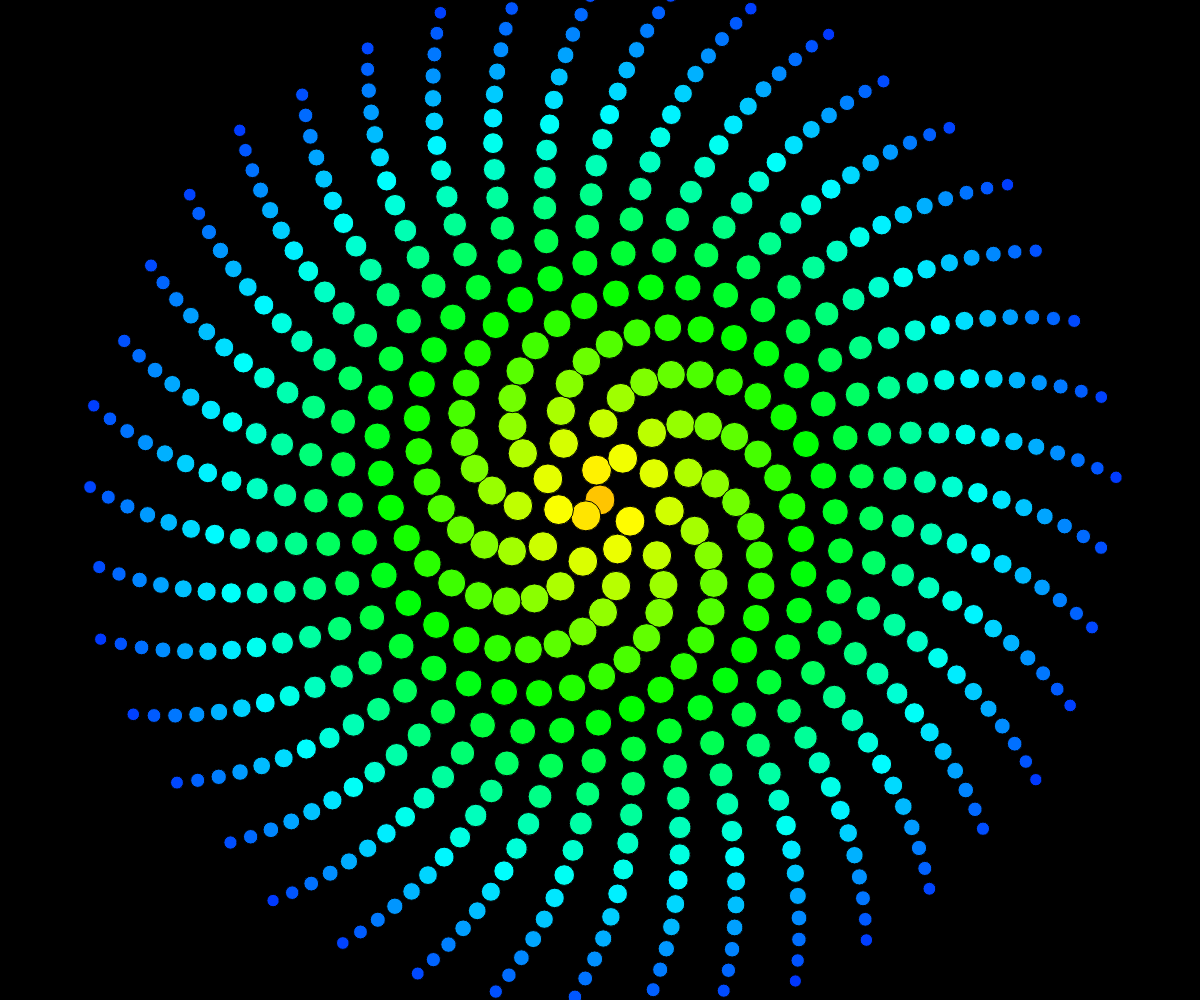
Frame 1 (no input)
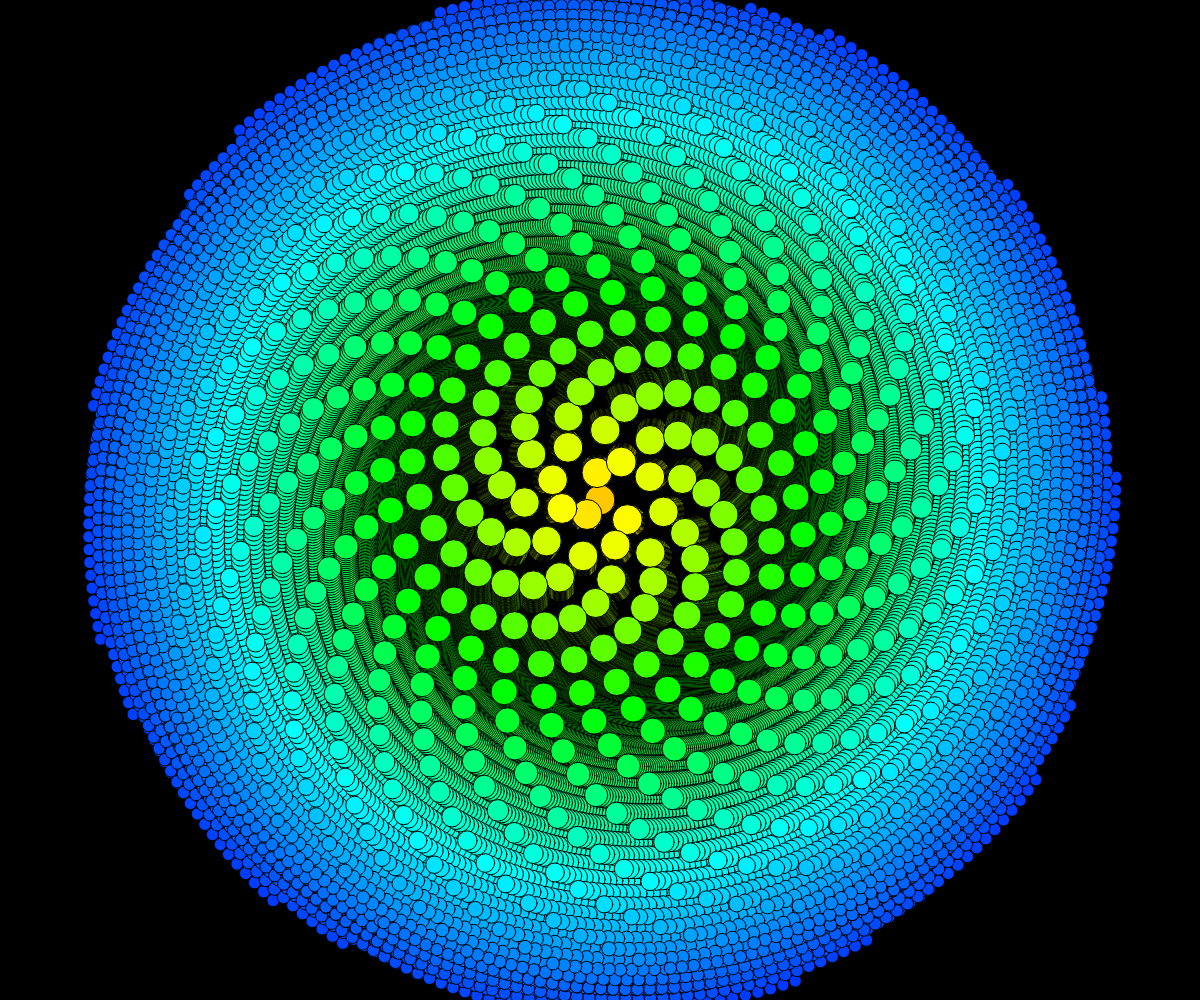
Frame 60 (no input)
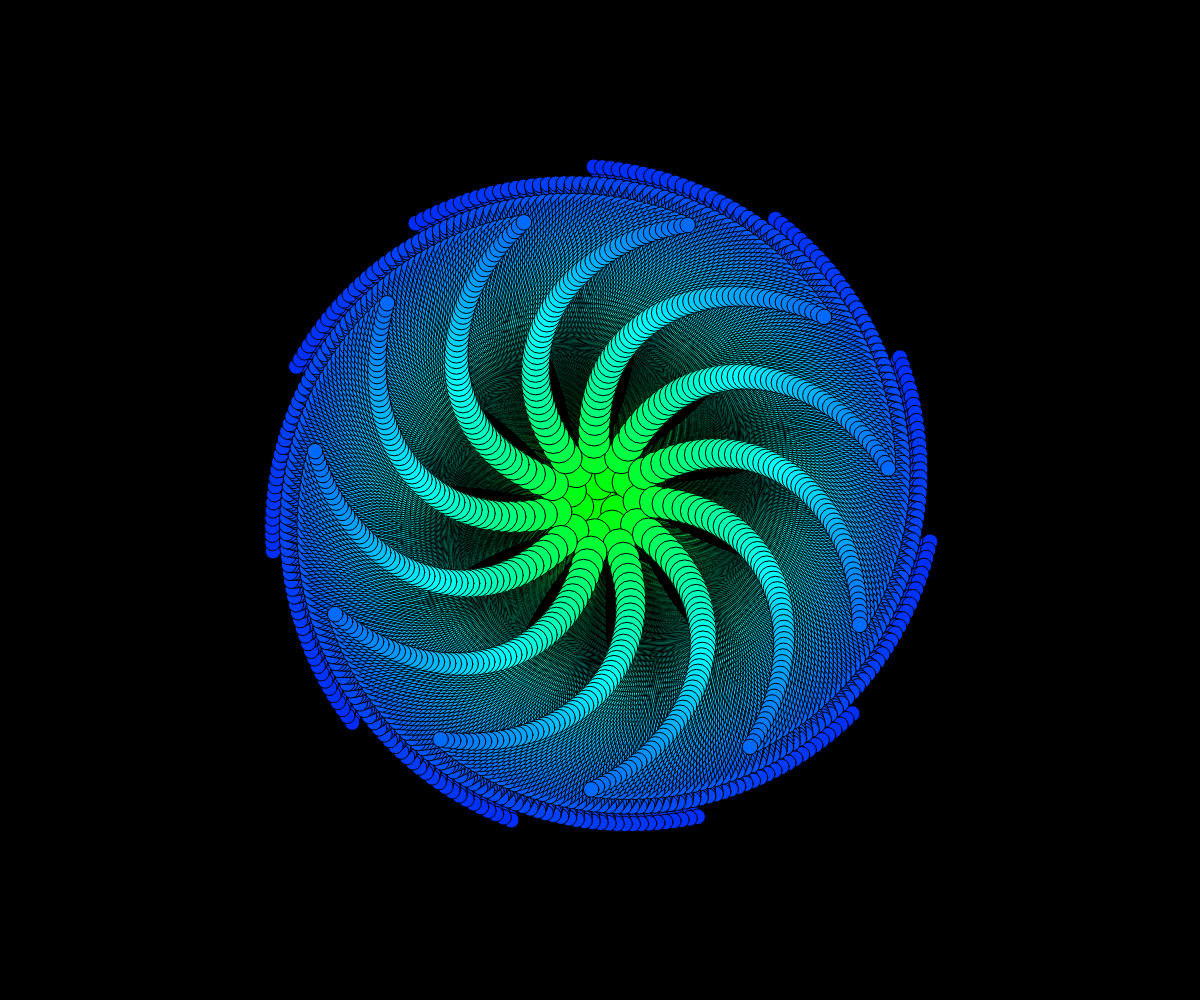
Frame 120 (the mouse pressed at the canvas centre since frame 60)

The p5.js sketch that drew these frames (run headless with seeded random() and noise() and a simulated clock; from frame 60 on, the mouse is pressed at the canvas centre):

// p5.js sketch
// ── sketch.js
/* j.stephens 2016_08
code chanllenge with shiffman

phyllotatic spirals 
- built with forloops
- with rotating stem

theta   = n * 137.5   //where n is the leave number and 137.5 is divergence angle
radius  = c * sqrt(n) //c is size scalar and sqrt(n) of the distance based on which leave

polar to cartesian transformation
SOHCAHTOA
sin(theta) = opp/hyp = y/r
cos(theta) = adjacent/hyp = x/r

x = radius * cos(theta)
y = radius * sin(theta) 
*/
var INNER_WIDTH = window.innerWidth;
var INNER_HEIGHT= window.innerHeight;

var leaf            = 0;
var leafWidth       = 10;
var leafWidthMax    = 0;
var leafHeight      = 10;
var leavesPerCycle  = 600;
var divergenceAngle = 137.5;
var sizeScalar      = 15;
var initialScalar   = 0;
var fillGrey        = 255;
var fillStart       = 0;
var growthDirection = 1;
var fillChange      = .1;



function setup(){
  createCanvas(INNER_WIDTH,INNER_HEIGHT);
  background(0);
  angleMode(DEGREES);
  colorMode(HSB);
  
  //initial phyllotaxy
  leaf            = 0;
  leafWidth       = random(5,40);
  leafWidthMax    = random(5,40);
  leafHeight      = leafWidth;
  sizeScalar      = random(10,25);
  initialScalar   = sizeScalar;
  divergenceAngle = random(130.0,135.0);
  logParameters();
}

function draw(){
  //fill(fillGrey);
  //background(0);
  
  for (var i = 0; i < leavesPerCycle; i++){
  //for (var i = leavesPerCycle; i > 0; i--){
    var theta   = leaf * divergenceAngle;
    var radius  = sizeScalar * sqrt(leaf);
    var x = radius * cos(theta) + width/2;
    var y = radius * sin(theta) + height/2; 
    
    fillGrey = map(radius,-width/9,width/2, fillStart, fillStart+255);
    var shrinkLeafWidth = map(i, 0, leavesPerCycle, leafWidth,leafWidthMax);
    //fillGrey
    //fill(255-fillGrey,fillGrey,fillGrey);
    fillGrey += fillChange;
    fill(fillGrey,255,255);
    //ellipse(x,y,leafWidth,leafHeight);
    ellipse(x,y,shrinkLeafWidth,shrinkLeafWidth);
  
    leaf++;
    divergenceAngle += .000004;
    sizeScalar -= (.00005 * growthDirection);
    
  }
  fillChange += .01;
  leaf = 0;
  //sizeScalar = 15;
  //divergenceAngle +=.01;
  if (abs(sizeScalar) > 1.5*initialScalar){
      growthDirection = growthDirection * -1;
  }
  //displayParameters(theta, radius, x, y);
  
}

function logParameters(){
  console.log("divergenceAngle = " + divergenceAngle + "  sizeScalar = " + sizeScalar + "   leafSize = " +   leafWidth);
}

function displayParameters(){
  var fontSize   = 18;
  var textWidth  = width*.1;
  var textHeight = height*.8;
  var heightPerLine = 30;
  fill(255);
  textSize(fontSize);
  text("divergenceAngle = " + divergenceAngle, textWidth, 1*heightPerLine + textHeight);
  text("sizeScalar = " + sizeScalar,           textWidth, 2*heightPerLine + textHeight);
  text("leafSize = " +   leafWidth,            textWidth, 3*heightPerLine + textHeight);
}

function mousePressed(){
  background(0);
  leaf            = 0;
  //var leavesPerCycle  = random(5,400);
  leavesPerCycle  = 600;
  leafWidth       = random(5,40);
  leafWidthMax    = random(5,40);
  leafHeight      = leafWidth;
  sizeScalar      = random(10,25);
  initialScalar   = sizeScalar;
  divergenceAngle = random(130.0,135.0);
  fillStart       = random(255);
  
  
  logParameters();
  
}
